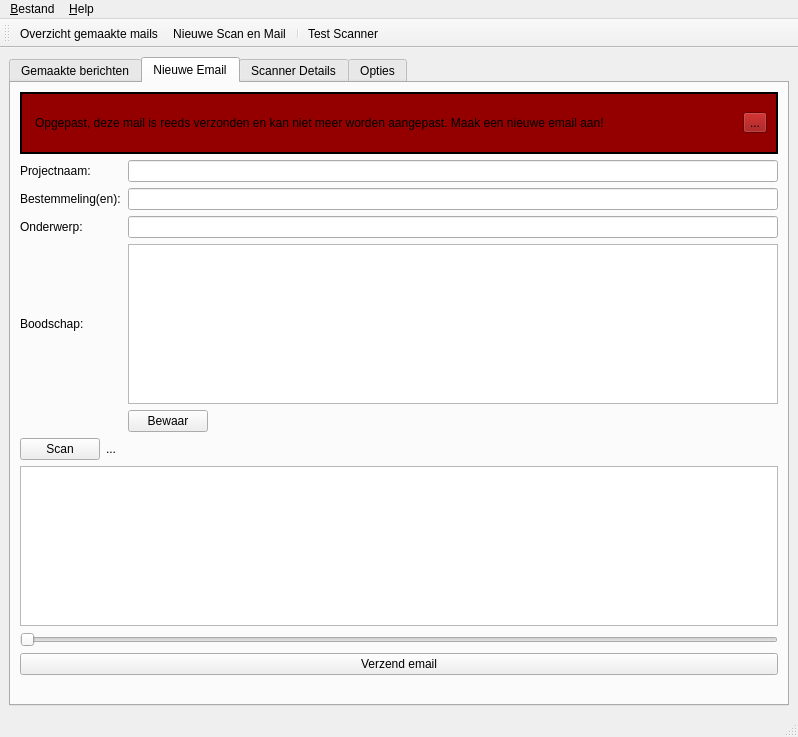
<?xml version="1.0" encoding="UTF-8"?>
<ui version="4.0">
 <class>MainWindow</class>
 <widget class="QMainWindow" name="MainWindow">
  <property name="geometry">
   <rect>
    <x>0</x>
    <y>0</y>
    <width>798</width>
    <height>737</height>
   </rect>
  </property>
  <property name="windowTitle">
   <string>SCaMPy Scan And Mail with Python</string>
  </property>
  <widget class="QWidget" name="centralwidget">
   <property name="autoFillBackground">
    <bool>false</bool>
   </property>
   <layout class="QHBoxLayout" name="horizontalLayout">
    <item>
     <widget class="QTabWidget" name="tabWidget">
      <property name="tabShape">
       <enum>QTabWidget::Rounded</enum>
      </property>
      <property name="currentIndex">
       <number>1</number>
      </property>
      <property name="tabBarAutoHide">
       <bool>false</bool>
      </property>
      <widget class="QWidget" name="tab_Overview">
       <attribute name="title">
        <string>Gemaakte berichten</string>
       </attribute>
       <layout class="QVBoxLayout" name="verticalLayout_4">
        <item>
         <widget class="QToolButton" name="tlbRefresh">
          <property name="text">
           <string>Vernieuwen</string>
          </property>
          <property name="icon">
           <iconset resource="images.qrc">
            <normaloff>:/imgs/repeat.png</normaloff>:/imgs/repeat.png</iconset>
          </property>
          <property name="toolButtonStyle">
           <enum>Qt::ToolButtonTextUnderIcon</enum>
          </property>
         </widget>
        </item>
        <item>
         <widget class="QSplitter" name="splitter">
          <property name="orientation">
           <enum>Qt::Vertical</enum>
          </property>
          <widget class="QTableWidget" name="table_SentItems">
           <property name="editTriggers">
            <set>QAbstractItemView::NoEditTriggers</set>
           </property>
           <property name="tabKeyNavigation">
            <bool>true</bool>
           </property>
           <property name="alternatingRowColors">
            <bool>true</bool>
           </property>
           <property name="selectionBehavior">
            <enum>QAbstractItemView::SelectRows</enum>
           </property>
           <property name="sortingEnabled">
            <bool>true</bool>
           </property>
           <attribute name="horizontalHeaderStretchLastSection">
            <bool>true</bool>
           </attribute>
          </widget>
          <widget class="QListWidget" name="listPreview">
           <property name="editTriggers">
            <set>QAbstractItemView::CurrentChanged|QAbstractItemView::DoubleClicked|QAbstractItemView::EditKeyPressed|QAbstractItemView::SelectedClicked</set>
           </property>
           <property name="flow">
            <enum>QListView::LeftToRight</enum>
           </property>
           <property name="isWrapping" stdset="0">
            <bool>true</bool>
           </property>
           <property name="resizeMode">
            <enum>QListView::Adjust</enum>
           </property>
           <property name="spacing">
            <number>10</number>
           </property>
           <property name="viewMode">
            <enum>QListView::IconMode</enum>
           </property>
          </widget>
          <widget class="QSlider" name="sliderPreviewSize">
           <property name="orientation">
            <enum>Qt::Horizontal</enum>
           </property>
          </widget>
         </widget>
        </item>
       </layout>
      </widget>
      <widget class="QWidget" name="tab_Create">
       <attribute name="title">
        <string>Nieuwe Email</string>
       </attribute>
       <layout class="QVBoxLayout" name="verticalLayout_2">
        <item>
         <widget class="QFrame" name="msgFrameBox">
          <property name="styleSheet">
           <string notr="true">background-color: rgb(148, 0, 0);</string>
          </property>
          <property name="frameShape">
           <enum>QFrame::WinPanel</enum>
          </property>
          <property name="frameShadow">
           <enum>QFrame::Plain</enum>
          </property>
          <layout class="QHBoxLayout" name="horizontalLayout_2">
           <item>
            <widget class="QLabel" name="lblWarningNewMail">
             <property name="minimumSize">
              <size>
               <width>0</width>
               <height>40</height>
              </size>
             </property>
             <property name="frameShape">
              <enum>QFrame::NoFrame</enum>
             </property>
             <property name="text">
              <string>Opgepast, deze mail is reeds verzonden en kan niet meer worden aangepast. Maak een nieuwe email aan! </string>
             </property>
             <property name="margin">
              <number>8</number>
             </property>
             <property name="indent">
              <number>4</number>
             </property>
            </widget>
           </item>
           <item>
            <widget class="QToolButton" name="btnRestrictOverride">
             <property name="toolTip">
              <string>&lt;html&gt;&lt;head/&gt;&lt;body&gt;&lt;p&gt;&lt;img src=&quot;:/imgs/warning.png&quot;/&gt; Wijzigingen aanbrengen aan deze reeds verzonden email.&lt;/p&gt;&lt;p&gt;Opgepast, dit wordt in de logs opgeslagen.&lt;/p&gt;&lt;/body&gt;&lt;/html&gt;</string>
             </property>
             <property name="text">
              <string>...</string>
             </property>
             <property name="icon">
              <iconset resource="images.qrc">
               <normaloff>:/imgs/folder-8.png</normaloff>:/imgs/folder-8.png</iconset>
             </property>
             <property name="iconSize">
              <size>
               <width>24</width>
               <height>24</height>
              </size>
             </property>
            </widget>
           </item>
          </layout>
         </widget>
        </item>
        <item>
         <layout class="QGridLayout" name="gridLayout_2">
          <item row="5" column="1">
           <widget class="QLabel" name="lblScanTarget">
            <property name="text">
             <string>...</string>
            </property>
           </widget>
          </item>
          <item row="0" column="3" colspan="2">
           <widget class="QLineEdit" name="txtProjectName"/>
          </item>
          <item row="1" column="0" colspan="3">
           <widget class="QLabel" name="lblTo">
            <property name="text">
             <string>Bestemmeling(en):</string>
            </property>
           </widget>
          </item>
          <item row="5" column="2" colspan="3">
           <spacer name="horizontalSpacer_3">
            <property name="orientation">
             <enum>Qt::Horizontal</enum>
            </property>
            <property name="sizeHint" stdset="0">
             <size>
              <width>618</width>
              <height>20</height>
             </size>
            </property>
           </spacer>
          </item>
          <item row="5" column="0">
           <widget class="QPushButton" name="btnScanDoc">
            <property name="text">
             <string>Scan</string>
            </property>
           </widget>
          </item>
          <item row="3" column="0" colspan="3">
           <widget class="QLabel" name="lblBody">
            <property name="text">
             <string>Boodschap:</string>
            </property>
           </widget>
          </item>
          <item row="2" column="3" colspan="2">
           <widget class="QLineEdit" name="txtSubject"/>
          </item>
          <item row="3" column="3" colspan="2">
           <widget class="QPlainTextEdit" name="txtBody"/>
          </item>
          <item row="2" column="0" colspan="3">
           <widget class="QLabel" name="lblSubject">
            <property name="text">
             <string>Onderwerp:</string>
            </property>
           </widget>
          </item>
          <item row="0" column="0" colspan="3">
           <widget class="QLabel" name="lblProjectName">
            <property name="styleSheet">
             <string notr="true"/>
            </property>
            <property name="text">
             <string>Projectnaam:</string>
            </property>
           </widget>
          </item>
          <item row="4" column="4">
           <spacer name="horizontalSpacer">
            <property name="orientation">
             <enum>Qt::Horizontal</enum>
            </property>
            <property name="sizeHint" stdset="0">
             <size>
              <width>518</width>
              <height>20</height>
             </size>
            </property>
           </spacer>
          </item>
          <item row="1" column="3" colspan="2">
           <widget class="QLineEdit" name="txtTo"/>
          </item>
          <item row="4" column="3">
           <widget class="QPushButton" name="btnSaveEmail">
            <property name="text">
             <string>Bewaar</string>
            </property>
           </widget>
          </item>
         </layout>
        </item>
        <item>
         <widget class="QListWidget" name="listWidget">
          <property name="isWrapping" stdset="0">
           <bool>true</bool>
          </property>
          <property name="viewMode">
           <enum>QListView::IconMode</enum>
          </property>
         </widget>
        </item>
        <item>
         <widget class="QSlider" name="horizontalSlider">
          <property name="orientation">
           <enum>Qt::Horizontal</enum>
          </property>
         </widget>
        </item>
        <item>
         <widget class="QPushButton" name="btnSendEmail">
          <property name="text">
           <string>Verzend email</string>
          </property>
         </widget>
        </item>
        <item>
         <spacer name="horizontalSpacer_4">
          <property name="orientation">
           <enum>Qt::Horizontal</enum>
          </property>
          <property name="sizeHint" stdset="0">
           <size>
            <width>754</width>
            <height>20</height>
           </size>
          </property>
         </spacer>
        </item>
       </layout>
      </widget>
      <widget class="QWidget" name="tab_Test">
       <attribute name="title">
        <string>Scanner Details</string>
       </attribute>
       <layout class="QVBoxLayout" name="verticalLayout">
        <item>
         <widget class="QPushButton" name="btn_TestScanner">
          <property name="text">
           <string>Test Scanner</string>
          </property>
         </widget>
        </item>
        <item>
         <widget class="QLabel" name="lblScampy">
          <property name="text">
           <string/>
          </property>
         </widget>
        </item>
        <item>
         <widget class="QLabel" name="lblScannerTest">
          <property name="text">
           <string>Nog geen test uitgevoerd, druk op Test Scanner...</string>
          </property>
         </widget>
        </item>
       </layout>
      </widget>
      <widget class="QWidget" name="tab_Options">
       <attribute name="title">
        <string>Opties</string>
       </attribute>
       <layout class="QVBoxLayout" name="verticalLayout_3">
        <item>
         <layout class="QGridLayout" name="gridLayout">
          <item row="3" column="0">
           <widget class="QLabel" name="label_2">
            <property name="text">
             <string>Uw email adres:</string>
            </property>
           </widget>
          </item>
          <item row="5" column="1">
           <widget class="QPushButton" name="btn_SaveOptions">
            <property name="text">
             <string>Opslaan</string>
            </property>
           </widget>
          </item>
          <item row="1" column="1" colspan="2">
           <widget class="QLineEdit" name="txt_ScanFilePrefix"/>
          </item>
          <item row="5" column="2">
           <spacer name="horizontalSpacer_2">
            <property name="orientation">
             <enum>Qt::Horizontal</enum>
            </property>
            <property name="sizeHint" stdset="0">
             <size>
              <width>40</width>
              <height>20</height>
             </size>
            </property>
           </spacer>
          </item>
          <item row="2" column="0">
           <widget class="QLabel" name="label">
            <property name="text">
             <string>Naam zipfile:</string>
            </property>
           </widget>
          </item>
          <item row="0" column="0">
           <widget class="QLabel" name="label_5">
            <property name="text">
             <string>Sla scans op in deze folder:</string>
            </property>
           </widget>
          </item>
          <item row="0" column="1" colspan="2">
           <widget class="QLineEdit" name="txt_Destination"/>
          </item>
          <item row="3" column="1" colspan="2">
           <widget class="QLineEdit" name="txtOwnEmailAddress"/>
          </item>
          <item row="0" column="3">
           <widget class="QToolButton" name="btnSelectFolder">
            <property name="text">
             <string>...</string>
            </property>
           </widget>
          </item>
          <item row="1" column="0">
           <widget class="QLabel" name="label_6">
            <property name="text">
             <string>Prefix voor gescande bestanden:</string>
            </property>
           </widget>
          </item>
          <item row="2" column="1" colspan="2">
           <widget class="QLineEdit" name="txtDefaultZipName"/>
          </item>
          <item row="4" column="0">
           <widget class="QLabel" name="label_3">
            <property name="text">
             <string>GMail App-key:</string>
            </property>
           </widget>
          </item>
          <item row="4" column="1" colspan="2">
           <widget class="QLineEdit" name="txtGmailAppKey"/>
          </item>
         </layout>
        </item>
        <item>
         <spacer name="verticalSpacer">
          <property name="orientation">
           <enum>Qt::Vertical</enum>
          </property>
          <property name="sizeHint" stdset="0">
           <size>
            <width>20</width>
            <height>366</height>
           </size>
          </property>
         </spacer>
        </item>
       </layout>
      </widget>
     </widget>
    </item>
   </layout>
  </widget>
  <widget class="QMenuBar" name="menubar">
   <property name="geometry">
    <rect>
     <x>0</x>
     <y>0</y>
     <width>798</width>
     <height>30</height>
    </rect>
   </property>
   <widget class="QMenu" name="menu_Bestand">
    <property name="title">
     <string>&amp;Bestand</string>
    </property>
    <addaction name="action_Afsluiten"/>
   </widget>
   <widget class="QMenu" name="menu_Help">
    <property name="title">
     <string>&amp;Help</string>
    </property>
    <addaction name="action_Over"/>
   </widget>
   <addaction name="menu_Bestand"/>
   <addaction name="menu_Help"/>
  </widget>
  <widget class="QStatusBar" name="statusbar"/>
  <widget class="QToolBar" name="toolBar">
   <property name="windowTitle">
    <string>toolBar</string>
   </property>
   <property name="iconSize">
    <size>
     <width>50</width>
     <height>50</height>
    </size>
   </property>
   <property name="toolButtonStyle">
    <enum>Qt::ToolButtonTextUnderIcon</enum>
   </property>
   <attribute name="toolBarArea">
    <enum>TopToolBarArea</enum>
   </attribute>
   <attribute name="toolBarBreak">
    <bool>false</bool>
   </attribute>
   <addaction name="action_Overview"/>
   <addaction name="action_NewMail"/>
   <addaction name="separator"/>
   <addaction name="actionTest_Scanner"/>
  </widget>
  <action name="action_Afsluiten">
   <property name="text">
    <string>&amp;Afsluiten</string>
   </property>
  </action>
  <action name="action_Over">
   <property name="text">
    <string>&amp;Over</string>
   </property>
  </action>
  <action name="action_NewMail">
   <property name="icon">
    <iconset resource="images.qrc">
     <normaloff>:/imgs/scannermail.png</normaloff>:/imgs/scannermail.png</iconset>
   </property>
   <property name="text">
    <string>Nieuwe Scan en Mail</string>
   </property>
   <property name="toolTip">
    <string>Aanmaken nieuwe email</string>
   </property>
  </action>
  <action name="action_Overview">
   <property name="icon">
    <iconset resource="images.qrc">
     <normaloff>:/imgs/python.png</normaloff>:/imgs/python.png</iconset>
   </property>
   <property name="text">
    <string>Overzicht gemaakte mails</string>
   </property>
   <property name="toolTip">
    <string>Overzicht verzonden items</string>
   </property>
  </action>
  <action name="actionTest_Scanner">
   <property name="icon">
    <iconset resource="images.qrc">
     <normaloff>:/imgs/startup.png</normaloff>:/imgs/startup.png</iconset>
   </property>
   <property name="text">
    <string>Test Scanner</string>
   </property>
   <property name="toolTip">
    <string>Test of the scanner klaar is</string>
   </property>
  </action>
 </widget>
 <tabstops>
  <tabstop>txtProjectName</tabstop>
  <tabstop>txtTo</tabstop>
  <tabstop>txtSubject</tabstop>
  <tabstop>txtBody</tabstop>
  <tabstop>btnSaveEmail</tabstop>
  <tabstop>btnScanDoc</tabstop>
  <tabstop>listWidget</tabstop>
  <tabstop>btnSendEmail</tabstop>
  <tabstop>table_SentItems</tabstop>
  <tabstop>btn_TestScanner</tabstop>
  <tabstop>btnSelectFolder</tabstop>
  <tabstop>btn_SaveOptions</tabstop>
  <tabstop>txt_Destination</tabstop>
  <tabstop>txt_ScanFilePrefix</tabstop>
 </tabstops>
 <resources>
  <include location="images.qrc"/>
 </resources>
 <connections/>
</ui>
